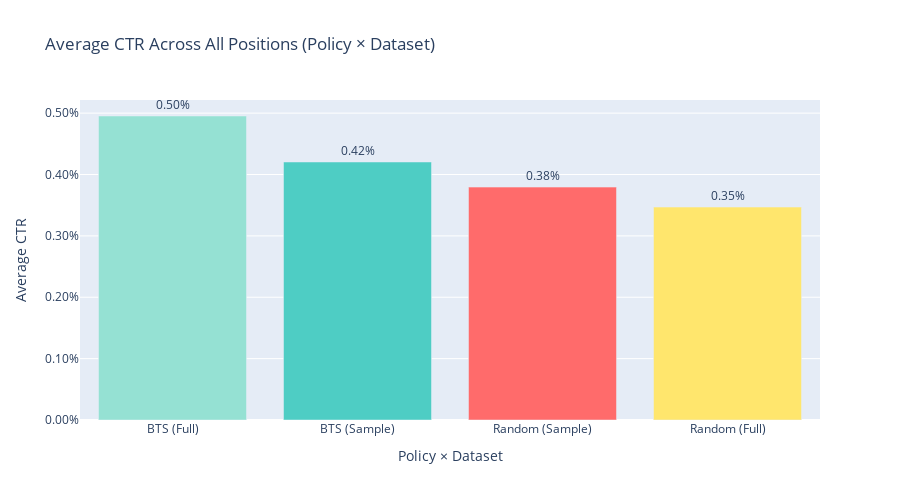

Write notebook code for a chart like this one.
### Code cell
# Compute average CTR across all positions for each policy × dataset combination
if 'position_combined' in globals():
    print("\n" + "="*70)
    print("AVERAGE CTR ACROSS ALL POSITIONS (RANKED)")
    print("="*70)
    
    # Calculate average CTR for each policy × dataset combination
    avg_ctr_by_method = position_combined.groupby('policy_dataset').agg({
        'ctr': 'mean',
        'clicks': 'sum',
        'impressions': 'sum',
        'position': 'count'
    }).reset_index()
    
    avg_ctr_by_method.columns = ['Policy × Dataset', 'Avg CTR (across positions)', 
                                   'Total Clicks', 'Total Impressions', 'Num Positions']
    
    # Sort by average CTR (descending)
    avg_ctr_by_method = avg_ctr_by_method.sort_values('Avg CTR (across positions)', ascending=False)
    
    # Format for display
    avg_ctr_by_method_display = avg_ctr_by_method.copy()
    avg_ctr_by_method_display['Avg CTR (across positions)'] = avg_ctr_by_method_display['Avg CTR (across positions)'].apply(lambda x: f"{x:.6f} ({x*100:.2f}%)")
    avg_ctr_by_method_display['Total Clicks'] = avg_ctr_by_method_display['Total Clicks'].apply(lambda x: f"{x:,}")
    avg_ctr_by_method_display['Total Impressions'] = avg_ctr_by_method_display['Total Impressions'].apply(lambda x: f"{x:,}")
    
    # Add rank column
    avg_ctr_by_method_display.insert(0, 'Rank', range(1, len(avg_ctr_by_method_display) + 1))
    
    display(avg_ctr_by_method_display)
    
    # Print winner
    winner = avg_ctr_by_method.iloc[0]
    print(f"\n🏆 WINNER: {winner['Policy × Dataset']}")
    print(f"   Average CTR: {winner['Avg CTR (across positions)']:.6f} ({winner['Avg CTR (across positions)']*100:.2f}%)")
    print(f"   Total Clicks: {int(winner['Total Clicks']):,}")
    print(f"   Total Impressions: {int(winner['Total Impressions']):,}")
    print(f"   Positions Analyzed: {int(winner['Num Positions'])}")
    
    # Calculate pairwise comparisons
    print("\n" + "="*70)
    print("PAIRWISE COMPARISONS (vs Random Full)")
    print("="*70)
    
    baseline = avg_ctr_by_method[avg_ctr_by_method['Policy × Dataset'] == 'Random (Full)']
    if len(baseline) > 0:
        baseline_ctr = baseline['Avg CTR (across positions)'].values[0]
        
        comparisons = []
        for _, row in avg_ctr_by_method.iterrows():
            method = row['Policy × Dataset']
            method_ctr = row['Avg CTR (across positions)']
            
            if method != 'Random (Full)':
                lift = ((method_ctr / baseline_ctr) - 1) * 100
                abs_diff = method_ctr - baseline_ctr
                
                comparisons.append({
                    'Method': method,
                    'CTR': f"{method_ctr:.6f}",
                    'vs Random (Full)': f"{lift:+.2f}%",
                    'Absolute Diff': f"{abs_diff:+.6f}"
                })
        
        comparison_df = pd.DataFrame(comparisons)
        display(comparison_df)
    
    # Create a simple bar chart of average CTRs
    fig = go.Figure()
    
    colors = {
        'Random (Sample)': '#FF6B6B',
        'BTS (Sample)': '#4ECDC4',
        'Random (Full)': '#FFE66D',
        'BTS (Full)': '#95E1D3'
    }
    
    for _, row in avg_ctr_by_method.iterrows():
        method = row['Policy × Dataset']
        ctr = row['Avg CTR (across positions)']
        
        fig.add_trace(go.Bar(
            x=[method],
            y=[ctr],
            name=method,
            marker_color=colors.get(method, 'gray'),
            text=[f"{ctr*100:.2f}%"],
            textposition='outside',
            textfont=dict(size=12),
            showlegend=False
        ))
    
    fig.update_layout(
        title='Average CTR Across All Positions (Policy × Dataset)',
        xaxis_title='Policy × Dataset',
        yaxis_title='Average CTR',
        yaxis_tickformat='.2%',
        height=500,
        showlegend=False
    )
    
    fig.show()
    
else:
    print("⚠️  Position data not available.")

### Figure 1 — Plotly figure (JSON) as saved in the notebook; plotly's stock layout.template omitted (floating-point values rounded to 4 significant figures)
{"data": [{"marker": {"color": "#95E1D3"}, "name": "BTS (Full)", "showlegend": false, "text": ["0.50%"], "textfont": {"size": 12}, "textposition": "outside", "type": "bar", "x": ["BTS (Full)"], "y": [0.004953]}, {"marker": {"color": "#4ECDC4"}, "name": "BTS (Sample)", "showlegend": false, "text": ["0.42%"], "textfont": {"size": 12}, "textposition": "outside", "type": "bar", "x": ["BTS (Sample)"], "y": [0.004204]}, {"marker": {"color": "#FF6B6B"}, "name": "Random (Sample)", "showlegend": false, "text": ["0.38%"], "textfont": {"size": 12}, "textposition": "outside", "type": "bar", "x": ["Random (Sample)"], "y": [0.003795]}, {"marker": {"color": "#FFE66D"}, "name": "Random (Full)", "showlegend": false, "text": ["0.35%"], "textfont": {"size": 12}, "textposition": "outside", "type": "bar", "x": ["Random (Full)"], "y": [0.003469]}], "layout": {"height": 500, "showlegend": false, "title": {"text": "Average CTR Across All Positions (Policy × Dataset)"}, "xaxis": {"title": {"text": "Policy × Dataset"}}, "yaxis": {"tickformat": ".2%", "title": {"text": "Average CTR"}}}}
